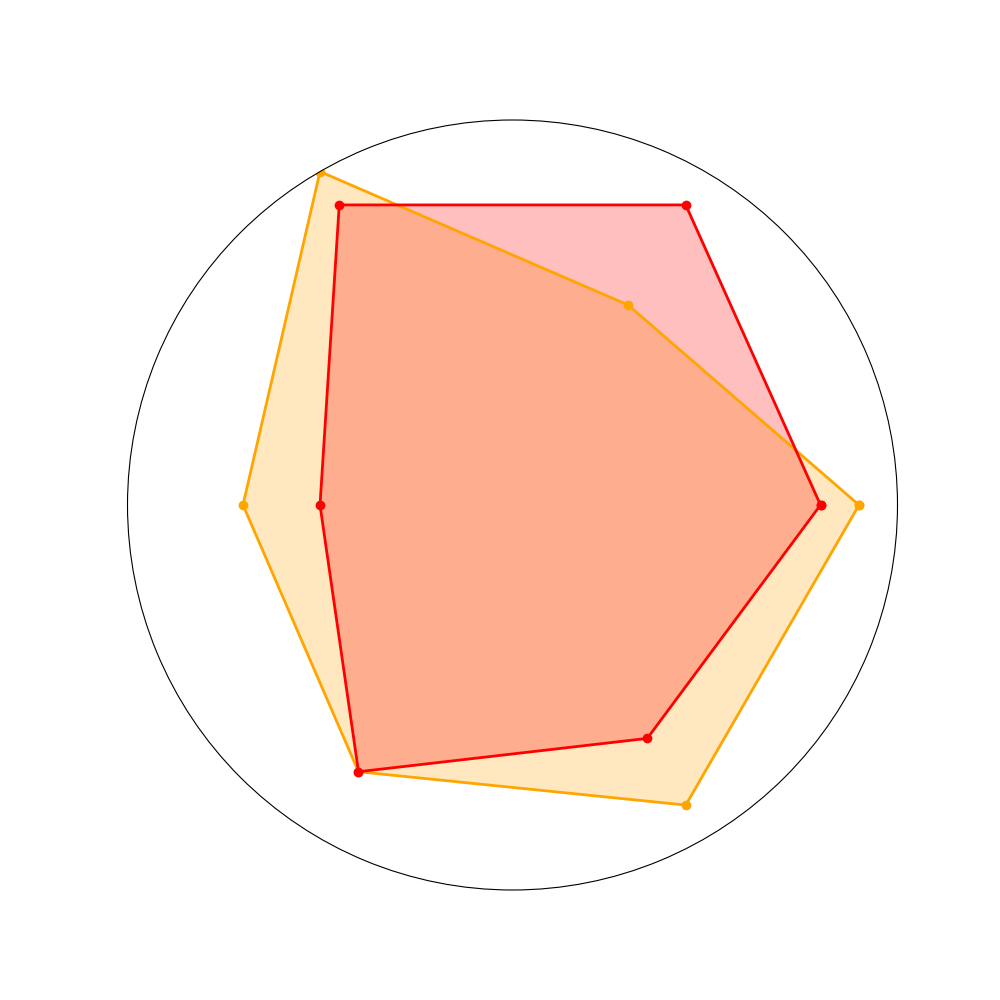

The Python source for this figure:
import numpy as np
import matplotlib.pyplot as plt
from math import pi

dragonscore = [9, 6, 10, 7, 8, 9]
phoenixscore = [8, 9, 9, 5, 8, 7]

angles = np.linspace(0, 2 * pi, len(dragonscore), endpoint=False).tolist()
angles += angles[:1]

dragonscore += dragonscore[:1]
phoenixscore += phoenixscore[:1]

fig, ax = plt.subplots(figsize=(10, 10), subplot_kw=dict(polar=True))

ax.plot(angles, dragonscore, linewidth=2, linestyle='-', marker='o', color='orange')
ax.fill(angles, dragonscore, 'orange', alpha=0.25)

ax.plot(angles, phoenixscore, linewidth=2, linestyle='-', marker='o', color='red')
ax.fill(angles, phoenixscore, 'red', alpha=0.25)

plt.xticks([])
plt.yticks([])
plt.ylim(0, 10)

plt.show()
